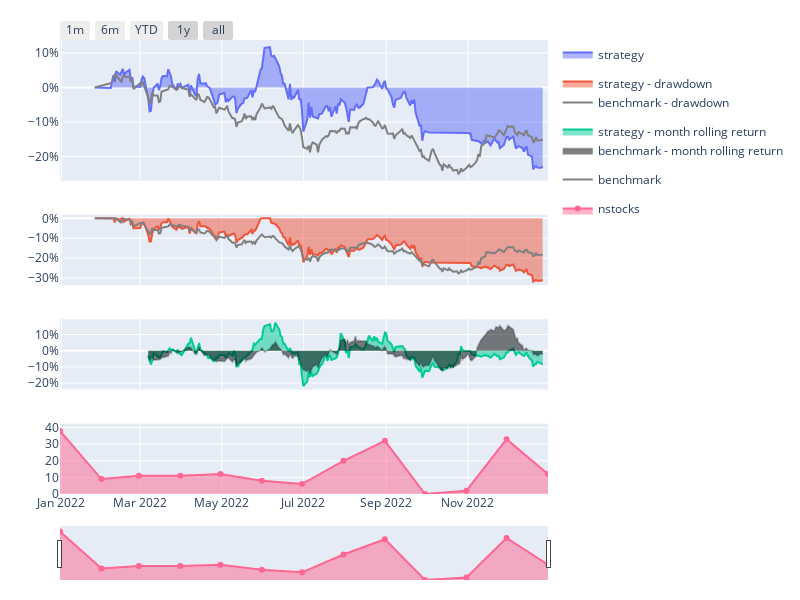

Notebook source saved alongside this figure:
### Code cell
from finlab.backtest import sim

ma5   = closes.ewm(span=7, adjust=False).mean().round(2)
ma7   = closes.ewm(span=7, adjust=False).mean().round(2)
ma10  = closes.ewm(span=10, adjust=False).mean().round(2)
ma20  = closes.ewm(span=20, adjust=False).mean().round(2)
ma60  = closes.ewm(span=60, adjust=False).mean().round(2)
ma240 = closes.ewm(span=240, adjust=False).mean().round(2)

amplitude = ((closes - opens) / opens) > 0.04
kbar = opens < closes
c0 = closes > ma5
c1 = ma5 > ma7
c2 = ma7 > ma10
c3 = ma10 > ma20
c4 = ma20 > ma60
c5 = ma60 > ma240


position = amplitude & kbar & c0 & c3 & c4 & c5
position = position.loc[list(position.index)[::3]]
report = sim(position, resample='M', name="TTTT444", upload=False)
report.display()

### Figure 1 — Plotly figure (JSON) as saved in the notebook; plotly's stock layout.template omitted (floating-point values rounded to 4 significant figures; data arrays with more than 128 entries replaced by an {"elided": "..."} marker saying what was removed)
{"data": [{"fill": "tozeroy", "legendgroup": "performnace", "name": "strategy", "type": "scatter", "x": {"elided": "226 str values"}, "xaxis": "x", "y": {"elided": "226 float values"}, "yaxis": "y"}, {"fill": "tozeroy", "legendgroup": "drawdown", "name": "strategy - drawdown", "type": "scatter", "x": {"elided": "226 str values"}, "xaxis": "x2", "y": {"elided": "226 float values"}, "yaxis": "y2"}, {"fill": "tozeroy", "legendgroup": "rolling performance", "name": "strategy - month rolling return", "type": "scatter", "x": {"elided": "226 str values"}, "xaxis": "x3", "y": {"elided": "226 float values"}, "yaxis": "y3"}, {"legendgroup": "performance", "line": {"color": "gray"}, "name": "benchmark", "type": "scatter", "x": {"elided": "226 str values"}, "xaxis": "x", "y": {"elided": "226 float values"}, "yaxis": "y"}, {"legendgroup": "drawdown", "line": {"color": "gray"}, "name": "benchmark - drawdown", "type": "scatter", "x": {"elided": "226 str values"}, "xaxis": "x2", "y": {"elided": "226 float values"}, "yaxis": "y2"}, {"fill": "tozeroy", "legendgroup": "rolling performance", "line": {"color": "rgba(0,0,0,0.2)"}, "name": "benchmark - month rolling return", "type": "scatter", "x": {"elided": "226 str values"}, "xaxis": "x3", "y": {"elided": "226 float values"}, "yaxis": "y3"}, {"fill": "tozeroy", "name": "nstocks", "type": "scatter", "x": ["2021-12-31T00:00:00", "2022-01-31T00:00:00", "2022-02-28T00:00:00", "2022-03-31T00:00:00", "2022-04-30T00:00:00", "2022-05-31T00:00:00", "2022-06-30T00:00:00", "2022-07-31T00:00:00", "2022-08-31T00:00:00", "2022-09-30T00:00:00", "2022-10-31T00:00:00", "2022-11-30T00:00:00", "2022-12-31T00:00:00"], "xaxis": "x4", "y": [38, 9, 11, 11, 12, 8, 6, 20, 32, 0, 2, 33, 12], "yaxis": "y4"}], "layout": {"height": 600, "legend": {"bgcolor": "rgba(0,0,0,0)"}, "margin": {"b": 20, "l": 60, "r": 20, "t": 40}, "width": 800, "xaxis": {"anchor": "y", "domain": [0, 1], "matches": "x4", "showticklabels": false}, "xaxis2": {"anchor": "y2", "domain": [0, 1], "matches": "x4", "showticklabels": false}, "xaxis3": {"anchor": "y3", "domain": [0, 1], "matches": "x4", "showticklabels": false}, "xaxis4": {"anchor": "y4", "domain": [0, 1], "rangeselector": {"buttons": [{"count": 1, "label": "1m", "step": "month", "stepmode": "backward"}, {"count": 6, "label": "6m", "step": "month", "stepmode": "backward"}, {"count": 1, "label": "YTD", "step": "year", "stepmode": "todate"}, {"count": 1, "label": "1y", "step": "year", "stepmode": "backward"}, {"step": "all"}], "x": 0, "y": 1}, "rangeslider": {"thickness": 0.1, "visible": true}, "type": "date"}, "yaxis": {"anchor": "x", "domain": [0.69, 1], "tickformat": ",.0%"}, "yaxis2": {"anchor": "x2", "domain": [0.46, 0.615], "tickformat": ",.0%"}, "yaxis3": {"anchor": "x3", "domain": [0.23, 0.385], "tickformat": ",.0%"}, "yaxis4": {"anchor": "x4", "domain": [0, 0.155]}}}
